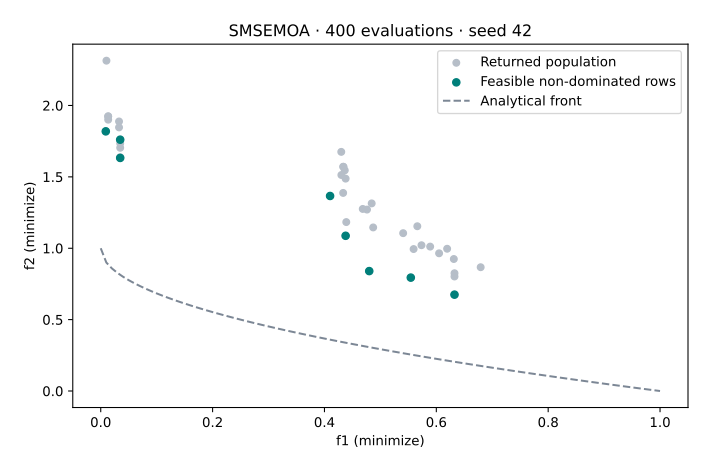

Write the Python code that produced this figure.
"""Verified VAMOS 1.2.1 lesson: smsemoa. See coverage-setup for dependencies."""


def execute_example(problem, algorithm, config, budget, seed=42, engine="numpy"):
    import numpy as np

    from vamos import OptimizationResult, optimize

    result = optimize(problem, algorithm=algorithm, algorithm_config=config, max_evaluations=budget, seed=seed, engine=engine)
    G = result.data.get("G")
    if getattr(problem, "n_constraints", 0) and G is None:
        raise ValueError("Declared constraints are missing from the returned result.")
    feasible_rows = np.arange(len(result.F)) if G is None else np.flatnonzero(np.all(G <= 0, axis=1))
    if len(feasible_rows):
        feasible = OptimizationResult({"X": result.X[feasible_rows], "F": result.F[feasible_rows]})
        front, local = feasible.front(return_indices=True)
        front_rows = feasible_rows[local]
    else:
        front, front_rows = np.empty((0, problem.n_obj)), np.empty(0, dtype=int)
    print(f"Algorithm: {algorithm}; encoding: {problem.encoding}; backend: {engine}; seed: {seed}")
    print(f"Returned X: {result.X.shape}; F: {result.F.shape}; result mode: population")
    print(f"Feasible rows: {len(feasible_rows)}/{len(result.F)}; feasible non-dominated rows: {len(front)}")
    print(f"Evaluations: {result.data['evaluations']}")
    return {
        "problem": problem,
        "algorithm": algorithm,
        "config": config,
        "result": result,
        "feasible_rows": feasible_rows,
        "front": front,
        "front_rows": front_rows,
    }


def run_smsemoa(budget=400):
    from vamos.algorithms import SMSEMOAConfig
    from vamos.problems import ZDT1

    problem = ZDT1(n_var=10)
    config = (
        SMSEMOAConfig.builder()
        .pop_size(40)
        .crossover("sbx", prob=1.0, eta=20.0)
        .mutation("pm", prob=1.0 / problem.n_var, eta=20.0)
        .selection("random")
        .reference_point(vector=[1.1, 11.0], adaptive=False)
        .result_mode("population")
        .build()
    )
    return execute_example(problem, "smsemoa", config, budget)


def plot_example(data, output):
    from pathlib import Path

    import matplotlib

    matplotlib.use("Agg")
    import matplotlib.pyplot as plt
    import numpy as np

    output = Path(output)
    if output.exists():
        raise FileExistsError(f"Choose a new figure filename: {output}")
    if output.suffix.lower() != ".svg":
        raise ValueError("Use an .svg output filename.")
    f = data["result"].F
    with plt.rc_context({"svg.hashsalt": "vamos-coverage", "svg.fonttype": "none"}):
        fig = plt.figure(figsize=(7, 4.5), layout="constrained")
        if f.shape[1] == 3:
            ax = fig.add_subplot(projection="3d")
            ax.scatter(*f.T, c="#007f7a", s=22)
            ax.set(xlabel="f1", ylabel="f2", zlabel="f3")
            ax.set_box_aspect((1, 1, 0.85), zoom=0.85)
        else:
            ax = fig.add_subplot()
            ax.scatter(*f.T, c="#b6bec8", s=25, label="Returned population")
            if len(data["front"]):
                ax.scatter(*data["front"].T, c="#007f7a", s=30, label="Feasible non-dominated rows")
            labels = {
                "WeldedBeamDesignProblem": ("Cost (minimize)", "Deflection proxy (minimize)"),
                "FeatureSelectionProblem": ("Validation error (minimize)", "Feature count (minimize)"),
                "HyperparameterTuningProblem": ("Validation error (minimize)", "Complexity proxy (minimize)"),
            }
            xlabel, ylabel = labels.get(type(data["problem"]).__name__, ("f1 (minimize)", "f2 (minimize)"))
            ax.set(xlabel=xlabel, ylabel=ylabel)
            ax.legend()
        if data["problem"].__class__.__name__ in {"ZDT1", "ZDT1Problem"}:
            x = np.linspace(0, 1, 101)
            ax.plot(x, 1 - np.sqrt(x), "--", c="#7c8795", label="Analytical front")
            ax.legend()
        ax.set_title(f"{data['algorithm'].upper()} · {data['result'].data['evaluations']} evaluations · seed 42")
        fig.savefig(output, metadata={"Date": None}, bbox_inches="tight", pad_inches=0.25)
        plt.close(fig)
    output.write_text("\n".join(line.rstrip() for line in output.read_text(encoding="utf-8").splitlines()) + "\n", encoding="utf-8")


def lesson_cli(function, default_budget=400):
    import argparse

    parser = argparse.ArgumentParser(description="Run a bounded VAMOS example and optionally plot its actual result.")
    parser.add_argument("--budget", type=int, default=default_budget)
    parser.add_argument("--output", help="New SVG filename; requires Matplotlib")
    args = parser.parse_args()
    data = function(budget=args.budget)
    if args.output:
        plot_example(data, args.output)


if __name__ == "__main__":
    lesson_cli(run_smsemoa, default_budget=400)
